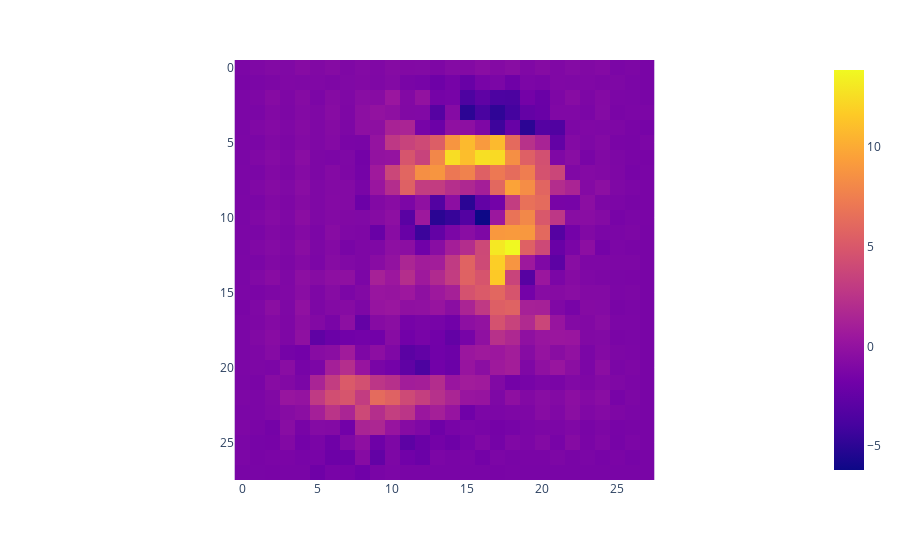

Notebook code cell kept with this figure:
### Code cell
# Back through Deconv & plot results 
import matplotlib.pyplot as plt
layer_activations = dict()

for layer in range(0, 2):
    imgs = []
    for top_k in range(1, 10):
        deconv_output = visualize_layer(model, layer, top_k)
        imgs.append(deconv_output.squeeze().detach().numpy())
    layer_activations[layer] = imgs


px.imshow(sum(layer_activations[1]))

### Figure 1 — Plotly figure (JSON) as saved in the notebook; plotly's stock layout.template omitted (floating-point values rounded to 4 significant figures; data arrays with more than 128 entries replaced by an {"elided": "..."} marker saying what was removed)
{"data": [{"coloraxis": "coloraxis", "hovertemplate": "x: %{x}<br>y: %{y}<br>color: %{z}<extra></extra>", "name": "0", "type": "heatmap", "xaxis": "x", "yaxis": "y", "z": {"elided": "28x28 float values"}}], "layout": {"coloraxis": {"colorscale": [[0, "#0d0887"], [0.1111, "#46039f"], [0.2222, "#7201a8"], [0.3333, "#9c179e"], [0.4444, "#bd3786"], [0.5556, "#d8576b"], [0.6667, "#ed7953"], [0.7778, "#fb9f3a"], [0.8889, "#fdca26"], [1, "#f0f921"]]}, "margin": {"t": 60}, "xaxis": {"anchor": "y", "constrain": "domain", "domain": [0, 1], "scaleanchor": "y"}, "yaxis": {"anchor": "x", "autorange": "reversed", "constrain": "domain", "domain": [0, 1]}}}
